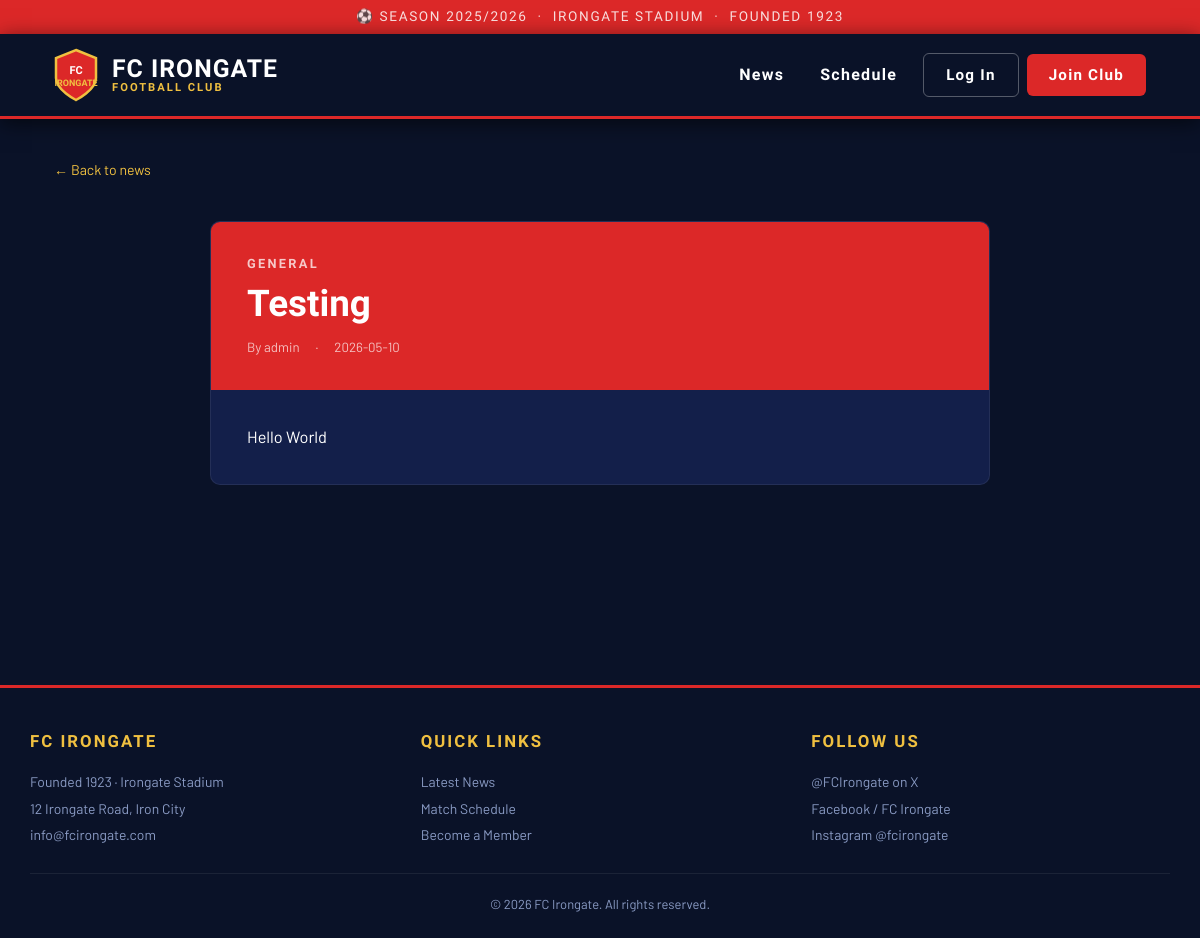
/news/5, run on the app's committed database.
### tables this page shows
CREATE TABLE news_posts (
                id         INTEGER PRIMARY KEY AUTOINCREMENT,
                title      VARCHAR(200) NOT NULL,
                body       TEXT         NOT NULL,
                author_id  INTEGER      NOT NULL REFERENCES members(id),
                created_at DATETIME     NOT NULL DEFAULT CURRENT_TIMESTAMP,
                category   VARCHAR(40)  NOT NULL DEFAULT 'General'
            );

CREATE TABLE members (
                id        INTEGER PRIMARY KEY AUTOINCREMENT,
                username  VARCHAR(80)  NOT NULL UNIQUE,
                email     VARCHAR(120) NOT NULL UNIQUE,
                password  VARCHAR(256) NOT NULL,
                role      VARCHAR(20)  NOT NULL DEFAULT 'member',
                joined_at DATETIME     NOT NULL DEFAULT CURRENT_TIMESTAMP
            );

### app.py (the view)
@app.route("/news/<int:post_id>")
def news_detail(post_id):
    db = get_db()
    post = db.execute("""
        SELECT p.*, m.username AS author_name
        FROM   news_posts p
        JOIN   members m ON m.id = p.author_id
        WHERE  p.id = ?
    """, (post_id,)).fetchone()
    if not post:
        abort(404)
    return render_template("news_detail.html", post=post, user=current_user())

### app.py (called while the page is built)
def get_db():
    db = getattr(g, "_database", None)
    if db is None:
        db = g._database = sqlite3.connect(DATABASE)
        db.row_factory = sqlite3.Row
        db.execute("PRAGMA journal_mode=WAL")
    return db

def current_user():
    if "user_id" not in session:
        return None
    db = get_db()
    return db.execute("SELECT * FROM members WHERE id=?", (session["user_id"],)).fetchone()

@app.context_processor
def inject_globals():
    return {"now": datetime.utcnow()}

### templates/news_detail.html (shortened to what this page needs)
{% extends "base.html" %}
{% block content %}
<div class="container">
  <p style="color:var(--muted); font-size:.88rem; margin-bottom:18px;">
    <a href="{{ url_for('index') }}" style="color:var(--gold)">← Back to news</a>
  </p>
  <div class="post-detail">
    <div class="post-header">
      <div class="cat">{{ post.category }}</div>
      <h1>{{ post.title }}</h1>
      <div class="post-meta">
        <span>By {{ post.author_name }}</span>
        <span>·</span>
        <span>{{ post.created_at[:10] }}</span>
      </div>
    </div>
    <div class="post-body">{{ post.body }}</div>
  </div>
</div>
{% endblock %}

### templates/base.html (style rules this page uses)
*, *::before, *::after { box-sizing: border-box; margin: 0; padding: 0; }
:root { --navy: #0a1228; --navy2: #111e45; --navy3: #1a2d6b; --red: #dc2828; --red2: #ff3b3b; --gold: #f0c040; --white: #ffffff; --off: #e8ecf4; --muted: #8a9bc4; --card: #131f4a; --radius: 10px; --shadow: 0 8px 32px rgba(0,0,0,.45); }
html { scroll-behavior: smooth; }
body { font-family: 'Barlow', sans-serif; background: var(--navy); color: var(--white); min-height: 100vh; line-height: 1.6; }
a { color: inherit; text-decoration: none; }
.container { max-width: 1140px; margin: 0 auto; padding: 40px 24px 80px; }
.post-detail { max-width: 780px; margin: 40px auto; background: var(--card); border-radius: var(--radius); border: 1px solid rgba(255,255,255,.07); overflow: hidden; }
.post-header { background: var(--red); padding: 32px 36px; }
.post-header .cat { font-family: 'Barlow Condensed', sans-serif; font-size: .8rem; letter-spacing: .18em; font-weight: 700; color: rgba(255,255,255,.75); text-transform: uppercase; }
.post-header h1 { font-family: 'Barlow Condensed', sans-serif; font-size: 2.3rem; font-weight: 900; line-height: 1.15; margin-top: 8px; }
.post-meta { display: flex; gap: 16px; margin-top: 12px; font-size: .83rem; color: rgba(255,255,255,.7); }
.post-body { padding: 32px 36px; line-height: 1.85; font-size: 1.02rem; }

### data on the page
news_posts: category "GENERAL", title "Testing", created_at "2026-05-10", body "Hello World"
members: author_name "admin"
